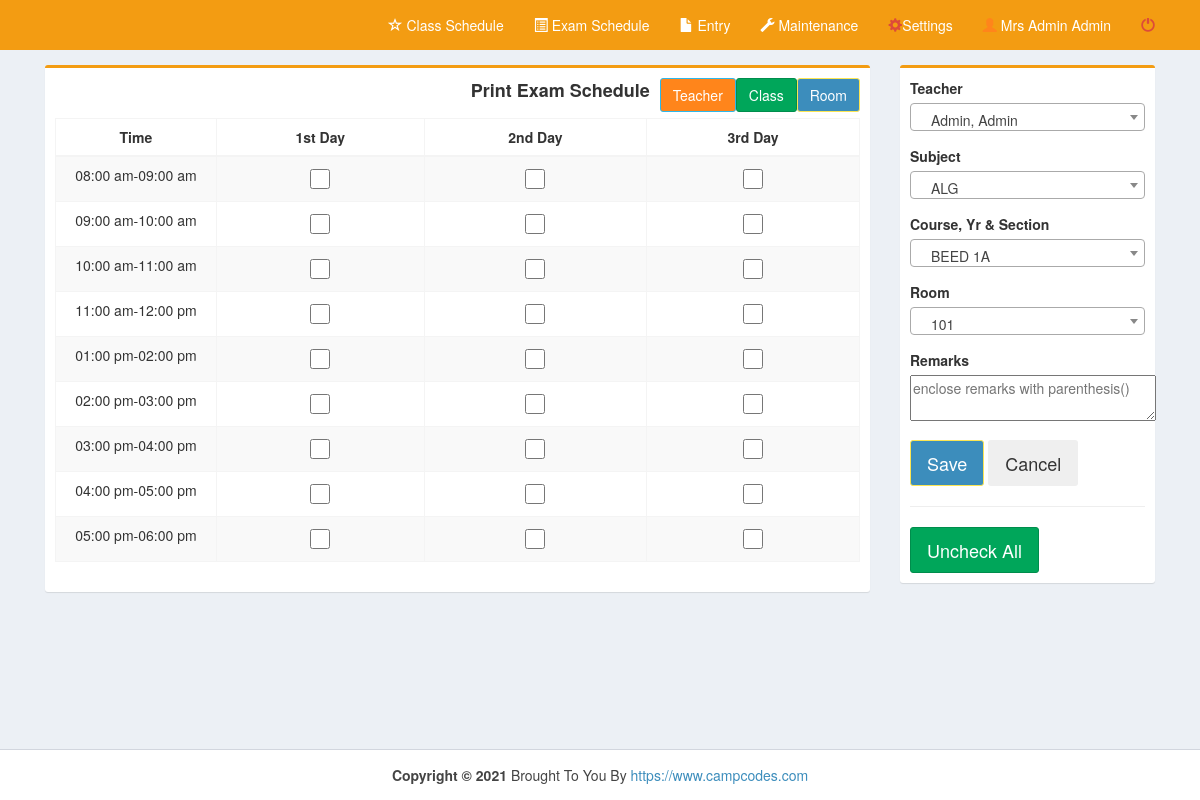
The app's page /pages/exam.php (signed in) with its own data.
### tables this page shows
CREATE TABLE `time` (
  `time_id` int NOT NULL,
  `time_start` time NOT NULL,
  `time_end` time NOT NULL,
  `days` varchar(15) NOT NULL
);

### pages/exam.php (the view, shortened to what this page needs)
<!DOCTYPE html>
<html>
  <head>
    <link rel="stylesheet" href="../bootstrap/css/bootstrap.min.css">
    <link rel="stylesheet" href="../plugins/datatables/dataTables.bootstrap.css">
    <link rel="stylesheet" href="../dist/css/AdminLTE.min.css">
    <link rel="stylesheet" href="../plugins/select2/select2.min.css">
    <link rel="stylesheet" href="../dist/css/skins/_all-skins.min.css">
 </head>
  <body class="hold-transition skin-yellow layout-top-nav" onload="myFunction()">
    <div class="wrapper">
      <div class="content-wrapper">
        <div class="container">
          <section class="content">
            <div class="row">
	      <div class="col-md-9">
              <div class="box box-warning">
               <form method="post" id="reg-form">
                <div class="box-body">
					<a href="#examroom" data-target="#examroom" data-toggle="modal" class="dropdown-toggle pull-right">
                      <button class="btn btn-primary">Room</button>
                    </a>
					<a href="#examclass" data-target="#examclass" data-toggle="modal" class="dropdown-toggle pull-right">
                      <button class="btn btn-success">Class</button>
                    </a>
                   <a href="#examt" data-target="#examt" data-toggle="modal" class="dropdown-toggle pull-right">
                      <button class="btn btn-warning">Teacher</button>
                    </a>
					<span style="font-size:18px;font-weight:bolder" class="pull-right">Print Exam Schedule &nbsp;</span>
                  <br><br>
				<div class="row">
					<div class="col-md-12">
							<table class="table table-bordered table-striped" style="margin-right:-10px">
							<thead>
							  <tr style="text-align:center">
								<th width="20%"  style="text-align:center">Time</th>
								<th style="text-align:center">1st Day</th>
								<th style="text-align:center">2nd Day</th>
								<th style="text-align:center">3rd Day</th>
							  </tr>
							</thead>
		<?php
				include('../dist/includes/dbcon.php');
				$query=mysqli_query($con,"select * from time where days='fst' order by time_start")or die(mysqli_error($con));
				while($row=mysqli_fetch_array($query)){
						$id=$row['time_id'];
						$start=date("h:i a",strtotime($row['time_start']));
						$end=date("h:i a",strtotime($row['time_end']));
		?>
							  <tr style="text-align:center">
								<td><?php echo $start."-".$end;?></td>
								<td><input type="checkbox" name="first[]" value="<?php echo $id;?>" style="width: 20px; height: 20px;"></td>
								<td><input type="checkbox" name="second[]" value="<?php echo $id;?>" style="width: 20px; height: 20px;"></td>
								<td><input type="checkbox" name="third[]" value="<?php echo $id;?>" style="width: 20px; height: 20px;"></td>
							  </tr>
		<?php }?>
		</table>
		</div>
        </div>
                </div>
              </div>
            </div>
            <div class="col-md-3">
              <div class="box box-warning">
                <div class="box-body">
                  <div id="form1">
				  <div class="row">
					 <div class="col-md-12">
						  <div class="form-group">
							<label for="date">Teacher</label>
						  </div>
						  <div class="form-group">
							<label for="date">Subject</label>
						  </div>
						  <div class="form-group">
							<label for="date">Course, Yr & Section</label>
						  </div>
						  <div class="form-group">
							<label for="date">Room</label>
						  </div>
						  <div class="form-group">
							<label for="date">Remarks</label><br>
								<textarea name="remarks" cols="30" placeholder="enclose remarks with parenthesis()"></textarea>
						  </div>
					</div>
				</div>
                  <div class="form-group">
                      <button class="btn btn-lg btn-primary" id="daterange-btn" name="save" type="submit">
                        Save
                      </button>
					  <button class="btn btn-lg" id="daterange-btn" type="reset">
                       Cancel
                      </button>
                   </div>
                  </div><hr>
				</form>	<button class="uncheck btn btn-lg btn-success">Uncheck All</button>
                </div>
              </div>
            </div>
          </div>
          </section>
        </div>
      </div>
      <?php include('../dist/includes/footer.php');?>
    </div>
  </body>
</html>

### records on screen
time: time_start "08:00 am", time_end "09:00 am"
time: time_start "09:00 am", time_end "10:00 am"
time: time_start "10:00 am", time_end "11:00 am"
time: time_start "11:00 am", time_end "12:00 pm"
time: time_start "01:00 pm", time_end "02:00 pm"
time: time_start "02:00 pm", time_end "03:00 pm"
time: time_start "03:00 pm", time_end "04:00 pm"
time: time_start "04:00 pm", time_end "05:00 pm"
time: time_start "05:00 pm", time_end "06:00 pm"

### other values on screen
$_SESSION['name'] "Mrs Admin Admin"
